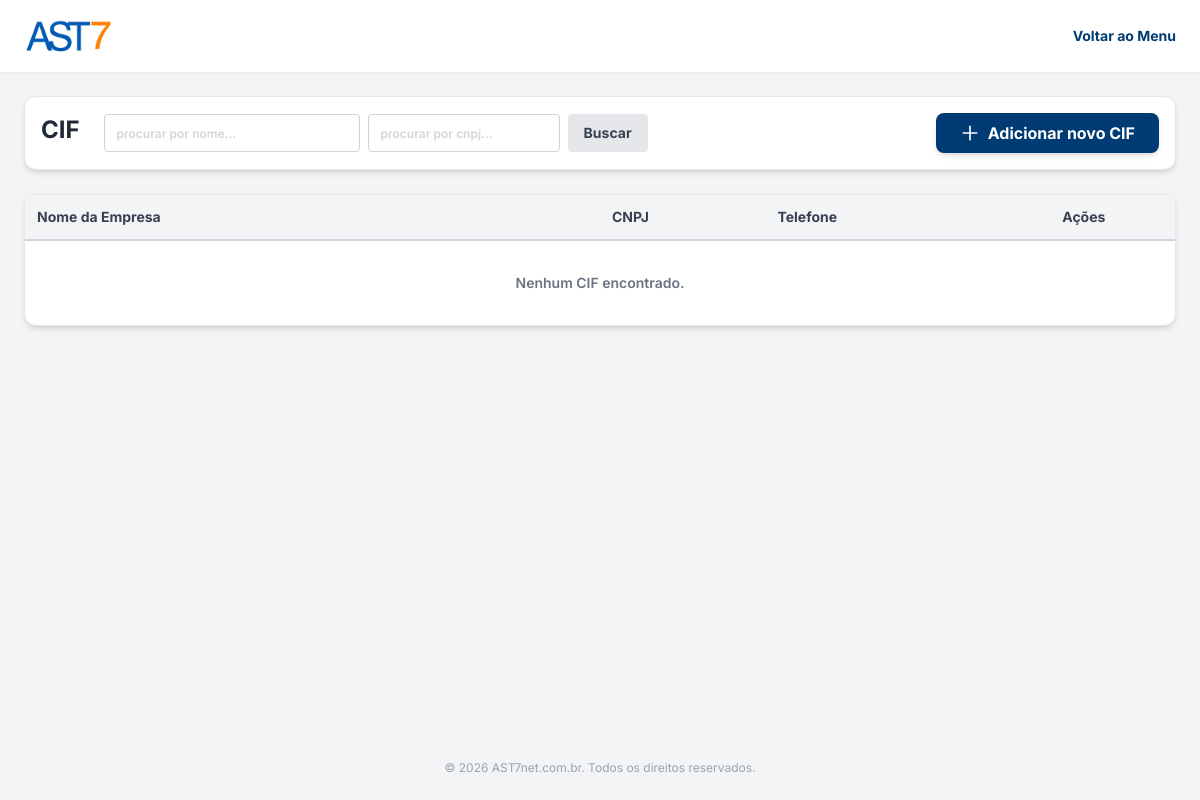
The page /cifs.php (signed in) on the database as committed earlier.
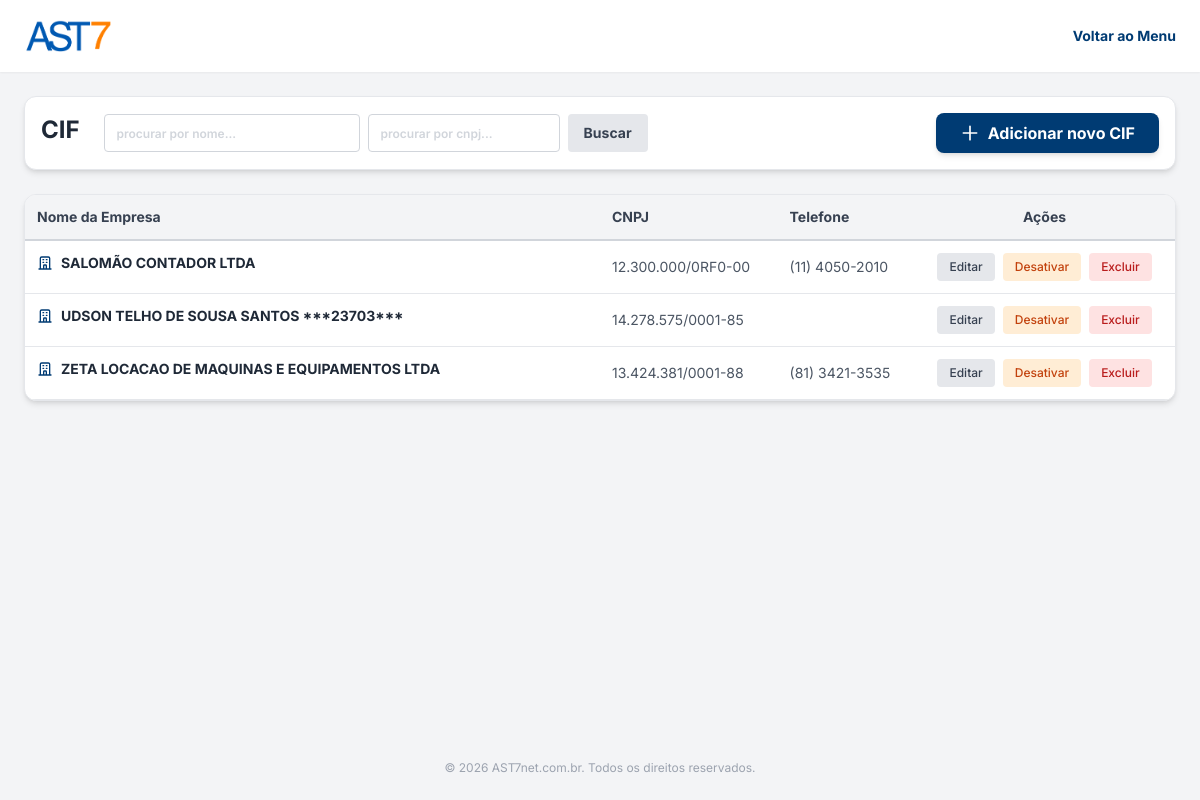
The same page on the database as committed later.
### tables this page shows
CREATE TABLE cifs (
                id INTEGER PRIMARY KEY AUTOINCREMENT,
                razao_social TEXT NOT NULL,
                cpf TEXT,
                cnpj TEXT UNIQUE,
                insc_estadual TEXT,
                endereco TEXT,
                numero TEXT,
                complemento TEXT,
                bairro TEXT,
                cidade TEXT,
                uf TEXT,
                cep TEXT,
                telefone TEXT,
                celular TEXT,
                whatsapp TEXT,
                contato_nome TEXT,
                contato_celular TEXT,
                contato_departamento TEXT,
                contato_ramal TEXT,
                email TEXT,
                email_danfe TEXT,
                observacao TEXT,
                ativo INTEGER DEFAULT 1,
                created_at DATETIME DEFAULT CURRENT_TIMESTAMP
            );

### cifs.php (the view, shortened to what the changed rows need)
<?php
$pdo = Database::getInstance();
$pagina_atual = isset($_GET['page']) && is_numeric($_GET['page']) ? (int)$_GET['page'] : 1;
$limite = 10;
$offset = ($pagina_atual - 1) * $limite;
$sql_where = " WHERE 1=1";
$params = [];
$sql = "SELECT * FROM cifs" . $sql_where . " ORDER BY razao_social ASC LIMIT $limite OFFSET $offset";
$stmt = $pdo->prepare($sql);
$stmt->execute($params);
$cifs = $stmt->fetchAll();
?>
<!DOCTYPE html>
<html lang="pt-BR">
<head>
    <script src="https://cdn.tailwindcss.com"></script>
</head>
<body class="bg-bg-main min-h-screen flex flex-col font-sans text-text-main text-base">
    <main class="flex-grow p-4 md:p-6 max-w-[1400px] mx-auto w-full">
        <div class="bg-white p-4 rounded-xl shadow-md border border-gray-200 mb-6 flex flex-col md:flex-row justify-between items-center gap-4">
            <div class="flex gap-2 w-full md:w-auto">
                <h1 class="text-2xl font-bold text-gray-800 hidden md:block mr-4">CIF</h1>
            </div>
        </div>
        <div class="bg-white rounded-xl shadow-md border border-gray-200 overflow-hidden">
            <div class="overflow-x-auto">
                <table class="w-full text-left border-collapse text-sm">
                    <thead>
                        <tr class="border-b-2 border-gray-300 text-gray-700 bg-gray-100">
                            <th class="py-3 px-3 font-bold w-1/2">Nome da Empresa</th>
                            <th class="py-3 px-3 font-bold">CNPJ</th>
                            <th class="py-3 px-3 font-bold">Telefone</th>
                            <th class="py-3 px-3 font-bold text-center">Ações</th>
                        </tr>
                    </thead>
                    <tbody>
                        <?php foreach($cifs as $c): ?>
                        <tr class="border-b border-gray-200 hover:bg-blue-50 transition-colors <?= $c['ativo'] == 0 ? 'opacity-60 bg-gray-100' : '' ?>">
                            <td class="py-3 px-3 font-bold text-gray-800 flex items-center gap-2">
                                <svg class="w-4 h-4 text-brand-blue" fill="none" stroke="currentColor" viewBox="0 0 24 24"><path stroke-linecap="round" stroke-linejoin="round" stroke-width="2" d="M19 21V5a2 2 0 00-2-2H7a2 2 0 00-2 2v16m14 0h2m-2 0h-5m-9 0H3m2 0h5M9 7h1m-1 4h1m4-4h1m-1 4h1m-5 10v-5a1 1 0 011-1h2a1 1 0 011 1v5m-4 0h4"></path></svg>
                                <?= htmlspecialchars($c['razao_social']) ?>
                            </td>
                            <td class="py-3 px-3 text-gray-600"><?= htmlspecialchars($c['cnpj']) ?></td>
                            <td class="py-3 px-3 text-gray-600"><?= htmlspecialchars($c['telefone']) ?></td>
                            <td class="py-3 px-3">
                                <div class="flex items-center justify-center gap-2">
                                    <a href="cifs.php?edit=<?= $c['id'] ?>" class="bg-gray-200 text-gray-700 hover:bg-gray-300 px-3 py-1.5 rounded transition-colors text-xs font-medium">Editar</a>
                                    <a href="cifs.php?toggle=<?= $c['id'] ?>" class="<?= $c['ativo'] ? 'bg-orange-100 text-orange-700 hover:bg-orange-200' : 'bg-green-100 text-green-700 hover:bg-green-200' ?> px-3 py-1.5 rounded transition-colors text-xs font-medium">
                                        <?= $c['ativo'] ? 'Desativar' : 'Ativar' ?>
                                    </a>
                                    <a href="cifs.php?delete=<?= $c['id'] ?>" onclick="return confirm('Tem certeza que deseja EXCLUIR este CIF?')" class="bg-red-100 text-red-700 hover:bg-red-200 px-3 py-1.5 rounded transition-colors text-xs font-medium">Excluir</a>
                                </div>
                            </td>
                        </tr>
                        <?php endforeach; ?>
                        <?php if(empty($cifs)): ?>
                        <tr>
                            <td colspan="4" class="py-8 text-center text-gray-500 font-semibold">Nenhum CIF encontrado.</td>
                        </tr>
                        <?php endif; ?>
                    </tbody>
                </table>
            </div>
        </div>
    </main>
</body>
</html>

Rows that differ between the two databases and show on the page:
added cifs: razao_social "SALOMÃO CONTADOR LTDA", cnpj "12.300.000/0RF0-00", telefone "(11) 4050-2010", ativo "Desativar"
added cifs: razao_social "UDSON TELHO DE SOUSA SANTOS ***23703***", cnpj "14.278.575/0001-85", ativo "Desativar"
added cifs: razao_social "ZETA LOCACAO DE MAQUINAS E EQUIPAMENTOS LTDA", cnpj "13.424.381/0001-88", telefone "(81) 3421-3535", ativo "Desativar"
Other text that changed with them:
text no longer shown: "Nenhum CIF encontrado."
